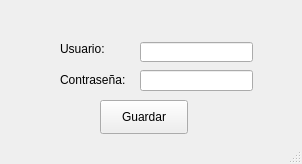
<?xml version="1.0" encoding="UTF-8"?>
<ui version="4.0">
 <class>MainWindow</class>
 <widget class="QMainWindow" name="MainWindow">
  <property name="geometry">
   <rect>
    <x>0</x>
    <y>0</y>
    <width>302</width>
    <height>164</height>
   </rect>
  </property>
  <property name="windowTitle">
   <string>Ingresar Usuarios</string>
  </property>
  <widget class="QWidget" name="centralwidget">
   <widget class="QLineEdit" name="usuario">
    <property name="geometry">
     <rect>
      <x>140</x>
      <y>42</y>
      <width>113</width>
      <height>20</height>
     </rect>
    </property>
   </widget>
   <widget class="QLineEdit" name="password">
    <property name="geometry">
     <rect>
      <x>140</x>
      <y>70</y>
      <width>113</width>
      <height>21</height>
     </rect>
    </property>
   </widget>
   <widget class="QLabel" name="label">
    <property name="geometry">
     <rect>
      <x>60</x>
      <y>40</y>
      <width>58</width>
      <height>18</height>
     </rect>
    </property>
    <property name="text">
     <string>Usuario:</string>
    </property>
   </widget>
   <widget class="QLabel" name="label_2">
    <property name="geometry">
     <rect>
      <x>60</x>
      <y>70</y>
      <width>81</width>
      <height>20</height>
     </rect>
    </property>
    <property name="text">
     <string>Contraseña:</string>
    </property>
   </widget>
   <widget class="QPushButton" name="guardar_usuario">
    <property name="geometry">
     <rect>
      <x>100</x>
      <y>100</y>
      <width>88</width>
      <height>34</height>
     </rect>
    </property>
    <property name="text">
     <string>Guardar</string>
    </property>
   </widget>
  </widget>
  <widget class="QStatusBar" name="statusbar"/>
 </widget>
 <resources/>
 <connections/>
</ui>
